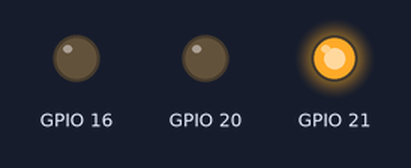
A program run on a simulated Raspberry Pi (BCM pin numbers). On the bench: output pins drawn as LEDs (lit = HIGH). At 8.0 s the program stops and its outputs stay as they are.

Above: at 0.1 s.
At 1.1 s:
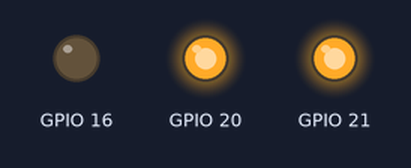
At 2.1 s:
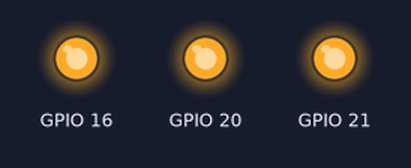
At 3.1 s:
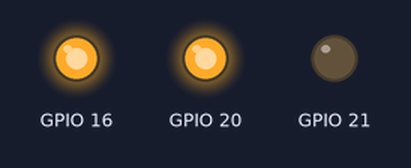
At 5.1 s:
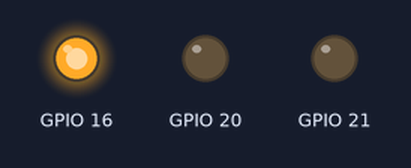
At 7.1 s:
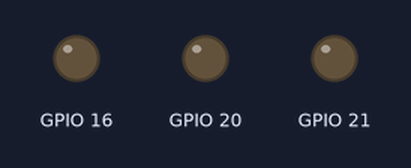
Timing chart, 0 to 8.6 s (numbered marks = the images above):
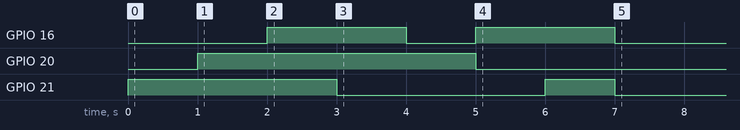

The program:

p01_led_blink.py
```python
#!/usr/bin/python3
# coding: utf-8

from gpiozero import LEDBoard
import time

PIN_LED_RED="GPIO16"
PIN_LED_GREEN="GPIO20"
PIN_LED_BLUE="GPIO21"

led_device = LEDBoard(
    PIN_LED_RED,
    PIN_LED_GREEN,
    PIN_LED_BLUE,
    pwm=False
)

#                   赤 緑 青
# 青
led_device.value = (0, 0, 1)
time.sleep(1)

# シアン
led_device.value = (0, 1, 1)
time.sleep(1)

# 白
led_device.value = (1, 1, 1)
time.sleep(1)

# 黄色
led_device.value = (1, 1, 0)
time.sleep(1)

# 緑
led_device.value = (0, 1, 0)
time.sleep(1)

# 赤
led_device.value = (1, 0, 0)
time.sleep(1)

# 紫
led_device.value = (1, 0, 1)
time.sleep(1)

# 消灯
led_device.value = (0, 0, 0)
time.sleep(1)
```

Measured:
- by itself, GPIO 16: alternates HIGH for 2.0 s and LOW for 1.0 s
- by itself, GPIO 20: LOW → HIGH at 1.0 s, → LOW 4.0 s later
- by itself, GPIO 21: LOW → HIGH at 0.00 s, → LOW 3.0 s later, → HIGH 3.0 s later, → LOW 1.0 s later
